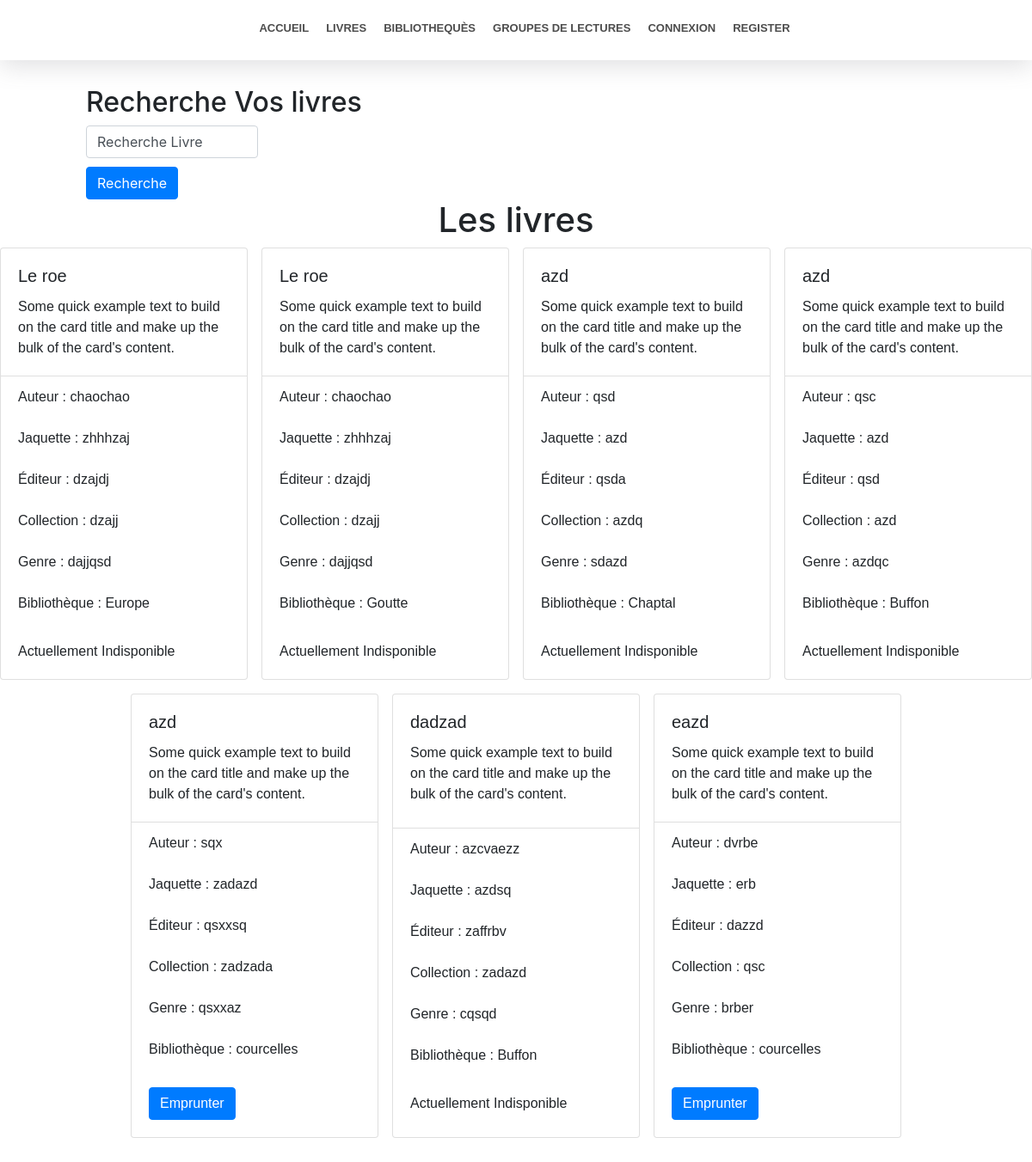
The app's page /livres, older data.
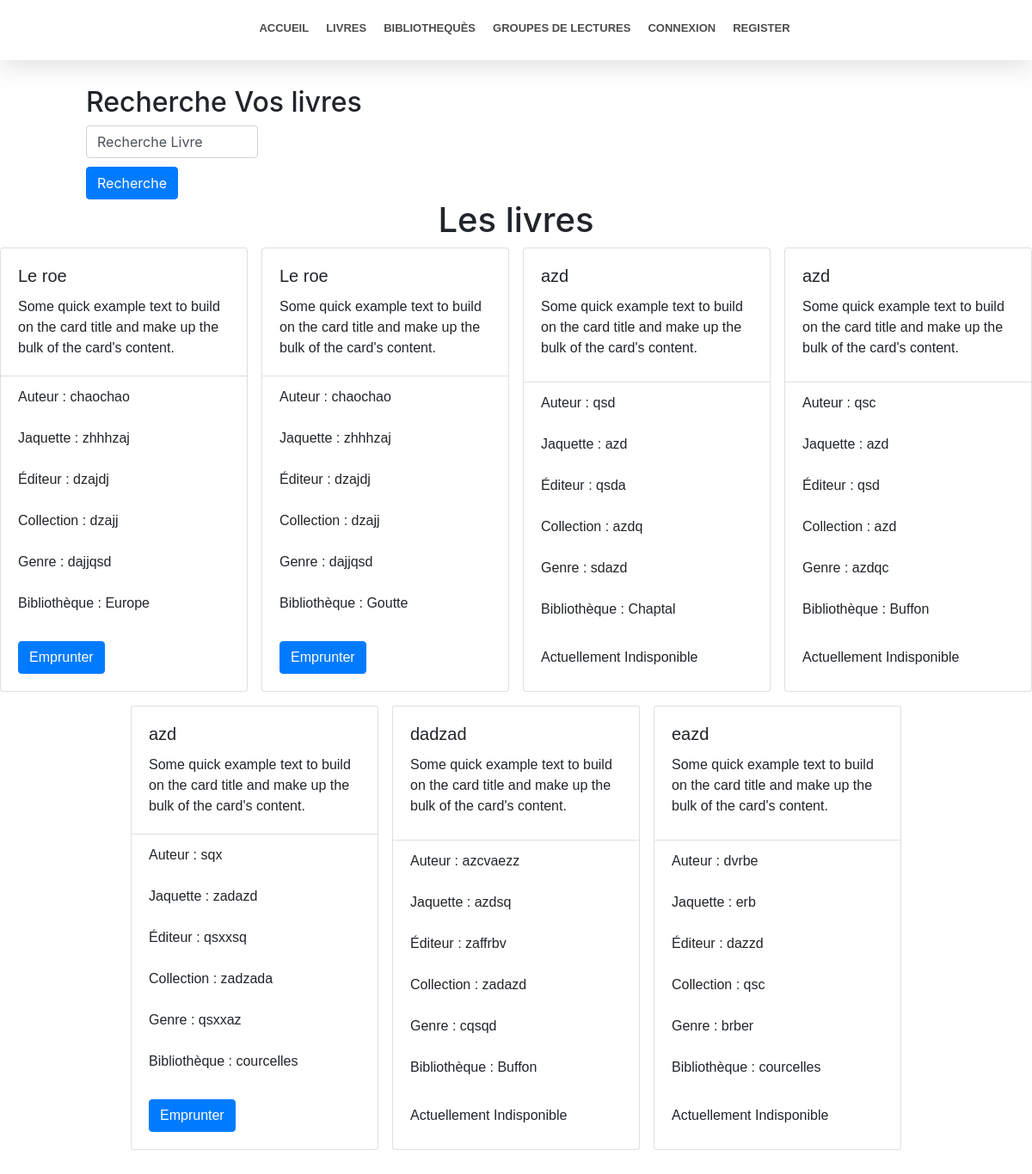
The same page, newer data.
### accounts/models.py (models this page shows, shortened)
class Livre(models.Model):
    titre = models.CharField(max_length=60)
    auteur = models.CharField(max_length=60)
    jaquette = models.CharField(max_length=60)
    editeur = models.CharField(max_length=60)
    collection = models.CharField(max_length=60)
    genre = models.CharField(max_length=60)
    dispo = models.BooleanField(default=True)
    biblio = models.ForeignKey(Biliotheque, on_delete=models.CASCADE)

class Biliotheque(models.Model):
    name = models.CharField(max_length=60)
    adresse = models.CharField(max_length=60)
    ville = models.CharField(max_length=50)
    cp = models.CharField(max_length=60)

### livre/views.py (the view)
# urls.py: path('livres',livre_views.livres, name="livres"),
def livres(request):
    context = {}
    context["alllivres"] = Livre.objects.all()
    context["livres"] = Livre.objects.all()
    return render(request, 'livre/livres.html', context=context)

### templates/livre/livres.html (shortened to what this page needs)
{% extends 'index.html' %}
{% block content %}
    <div style="height: 100px"></div>
    <form method="GET" action="{% url 'search_livre' %}" style="margin-left: 100px">
        <h2>Recherche Vos livres</h2>
        <div style="max-width: 200px;">
            <select class="form-control selectpicker" name="livre" data-live-search="true">
                <option value="">Recherche Livre</option>
            </select>
        </div>
        <div style="height: 10px"></div>
        <button class="btn btn-primary" type="submit">Recherche</button>
    </form>
    <h1 class="text-center">Les livres</h1>
    <section style="max-width: 1400px;margin: auto;">
        <div class="d-flex flex-wrap justify-content-center gap-3">
            {% for livre in livres %}
                <div class="card" style="width: 18rem;min-width: 286px;">
                      <div class="card-body">
                        <h5 class="card-title">{{ livre.titre }}</h5>
                        <p class="card-text">Some quick example text to build on the card title and make up the bulk of the card's content.</p>
                      </div>
                      <ul class="list-group list-group-flush">
                          <li class="list-group-item">Auteur : {{ livre.auteur }}</li>
                          <li class="list-group-item">Jaquette : {{ livre.jaquette }}</li>
                          <li class="list-group-item">Éditeur : {{ livre.editeur }}</li>
                          <li class="list-group-item">Collection : {{ livre.collection }}</li>
                          <li class="list-group-item">Genre : {{ livre.genre }}</li>
                          <li class="list-group-item">Bibliothèque : {{ livre.biblio.name }}</li>
                      </ul>
                      <div class="card-body">
                          {% if livre.dispo %}
                              <form method="POST" action="{% url 'livre_emprunter' livre.pk  %}">
                                    <button class="btn btn-primary">
                                        Emprunter
                                    </button>
                              </form>
                          {% else %}
                              Actuellement Indisponible
                          {% endif %}
                      </div>
                </div>
            {% endfor %}
        </div>
    </section>
{% endblock %}

Row changes from the older to the newer data that the page shows:
changed Livre "Europe": dispo "Actuellement Indisponible" → "Emprunter"
changed Livre "Goutte": dispo "Actuellement Indisponible" → "Emprunter"
changed Livre "eazd": dispo "Emprunter" → "Actuellement Indisponible"
